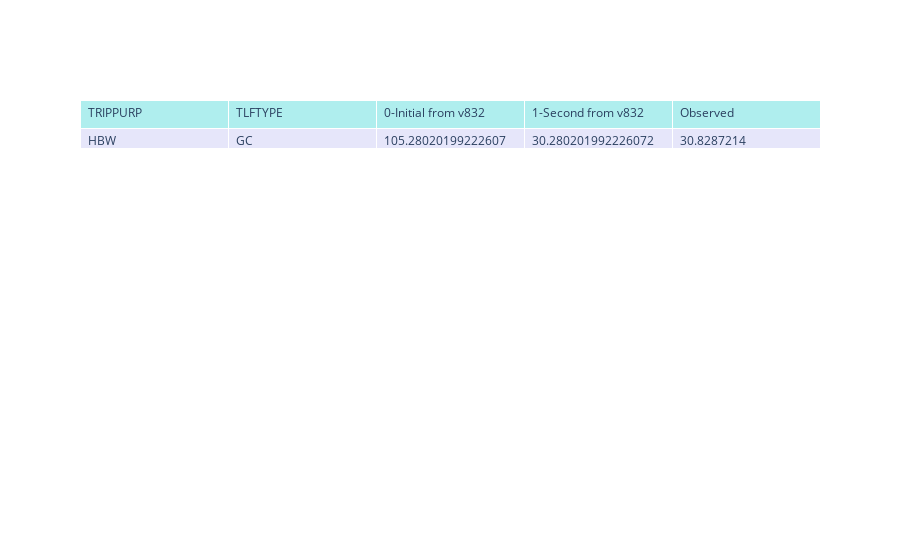
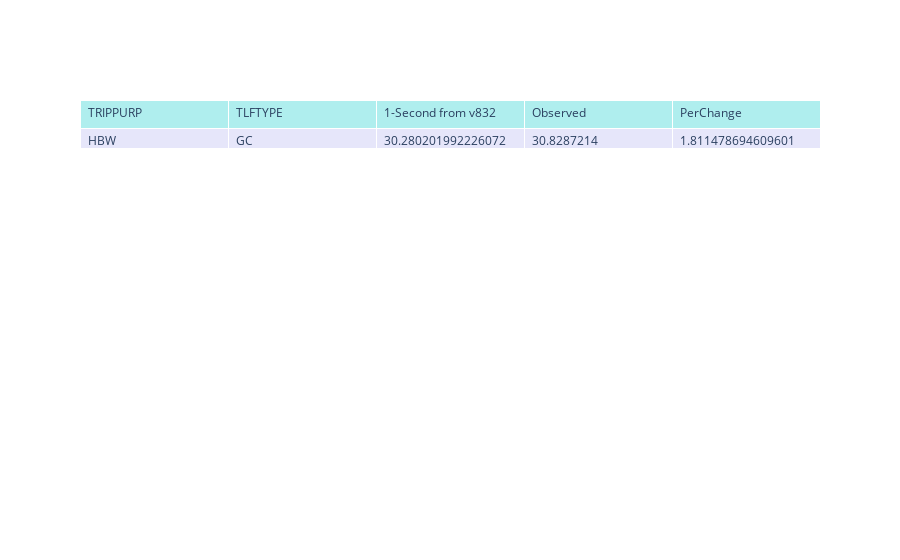
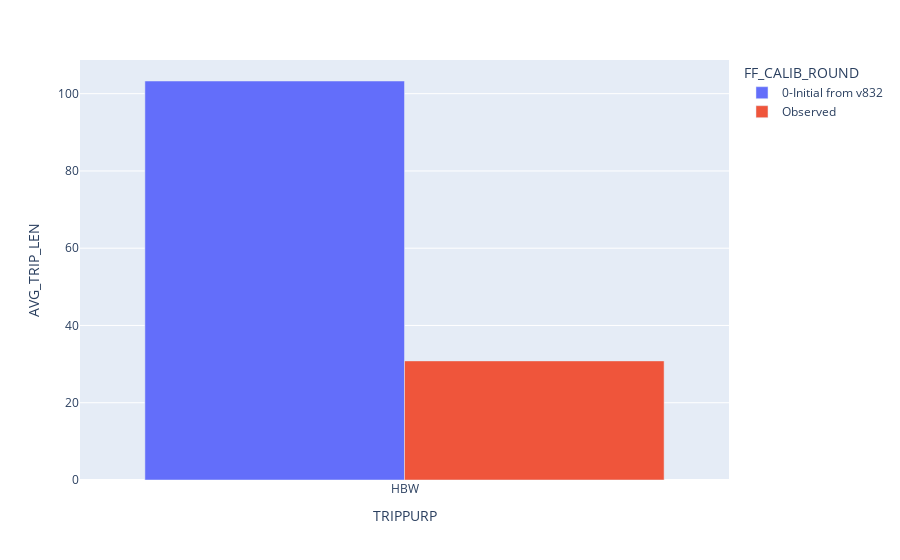
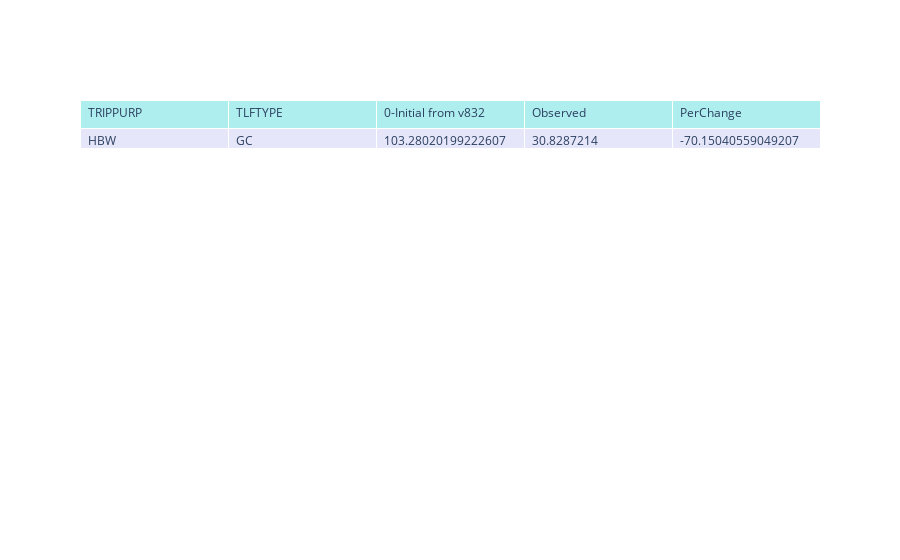

Notebook source saved alongside these figures, in order:
### Code cell
py.offline.init_notebook_mode(connected=True)

lstModOpt  = dfObsModelMerge['FF_CALIB_ROUND'].unique().tolist()
lstModOptShort = [round for round in lstModOpt if round != 'Observed']  
lstTLFType   = dfObsModelMerge['TLFTYPE' ].unique().tolist() # GC, Time, Dist
lstTripPurp  = dfTLF_Obs['TRIPPURP'].unique().tolist() # HBW, HBShp, HBOth,...
    
selectModelOption  = widgets.SelectMultiple(options=lstModOptShort     , value=('0-Initial from v832',), description='Model Run')
selectTLFOption    = widgets.SelectMultiple(options=lstTLFType , value=('GC' ,)               , description='TLF Type')
selectTripPurp     = widgets.SelectMultiple(options=lstTripPurp, value=('HBW',)               ,description='Trip Purpose')

widgets.interactive(update_df_mod_vs_obs,modeloption=selectModelOption, tlfoption=selectTLFOption, trippurpoption=selectTripPurp)

### Figure 1 — Plotly figure (JSON) as saved in the notebook; plotly's stock layout.template omitted (floating-point values rounded to 4 significant figures)
{"data": [{"cells": {"align": "left", "fill": {"color": "lavender"}, "values": [["HBW"], ["GC"], [105.3], [30.28], [30.83]]}, "header": {"align": "left", "fill": {"color": "paleturquoise"}, "values": ["TRIPPURP", "TLFTYPE", "0-Initial from v832", "1-Second from v832", "Observed"]}, "type": "table"}], "layout": {}}

### Figure 2 — Plotly figure (JSON) as saved in the notebook; plotly's stock layout.template omitted (floating-point values rounded to 4 significant figures)
{"data": [{"cells": {"align": "left", "fill": {"color": "lavender"}, "values": [["HBW"], ["GC"], [30.28], [30.83], [1.811]]}, "header": {"align": "left", "fill": {"color": "paleturquoise"}, "values": ["TRIPPURP", "TLFTYPE", "1-Second from v832", "Observed", "PerChange"]}, "type": "table"}], "layout": {}}

### Figure 3 — Plotly figure (JSON) as saved in the notebook; plotly's stock layout.template omitted (floating-point values rounded to 4 significant figures)
{"data": [{"alignmentgroup": "True", "hovertemplate": "FF_CALIB_ROUND=0-Initial from v832<br>TRIPPURP=%{x}<br>AVG_TRIP_LEN=%{y}<extra></extra>", "legendgroup": "0-Initial from v832", "marker": {"color": "#636efa", "pattern": {"shape": ""}}, "name": "0-Initial from v832", "offsetgroup": "0-Initial from v832", "orientation": "v", "showlegend": true, "textposition": "auto", "type": "bar", "x": ["HBW"], "xaxis": "x", "y": [103.3], "yaxis": "y"}, {"alignmentgroup": "True", "hovertemplate": "FF_CALIB_ROUND=Observed<br>TRIPPURP=%{x}<br>AVG_TRIP_LEN=%{y}<extra></extra>", "legendgroup": "Observed", "marker": {"color": "#EF553B", "pattern": {"shape": ""}}, "name": "Observed", "offsetgroup": "Observed", "orientation": "v", "showlegend": true, "textposition": "auto", "type": "bar", "x": ["HBW"], "xaxis": "x", "y": [30.83], "yaxis": "y"}], "layout": {"barmode": "group", "legend": {"title": {"text": "FF_CALIB_ROUND"}, "tracegroupgap": 0}, "margin": {"t": 60}, "xaxis": {"anchor": "y", "domain": [0, 1], "title": {"text": "TRIPPURP"}}, "yaxis": {"anchor": "x", "domain": [0, 1], "title": {"text": "AVG_TRIP_LEN"}}}}

### Figure 4 — Plotly figure (JSON) as saved in the notebook; plotly's stock layout.template omitted (floating-point values rounded to 4 significant figures)
{"data": [{"cells": {"align": "left", "fill": {"color": "lavender"}, "values": [["HBW"], ["GC"], [103.3], [30.83], [-70.15]]}, "header": {"align": "left", "fill": {"color": "paleturquoise"}, "values": ["TRIPPURP", "TLFTYPE", "0-Initial from v832", "Observed", "PerChange"]}, "type": "table"}], "layout": {}}
